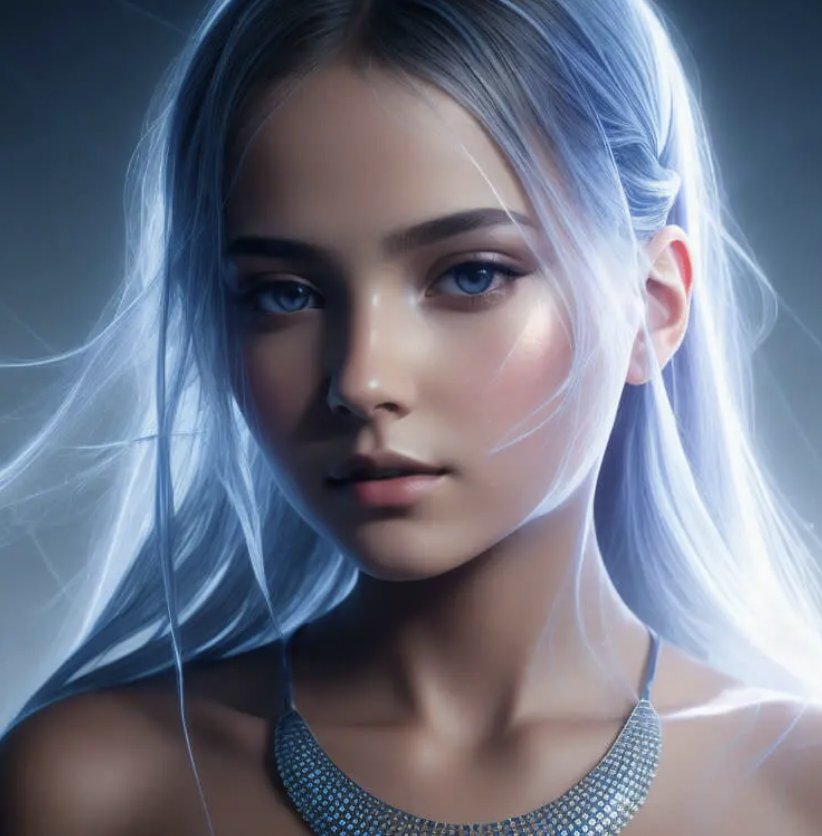
#> input picture todoapp/aaaa.png, 822 x 836 px
$ python image_process.py
#> lines starting #> are read from the running program, lines starting #| are printed output that depends on the picture; after the words box and inside, x2 and y2 are one past the last pixel; in counts of white or black regions, pixels touching at a corner belong together
import cv2
import numpy as np

# Step 1: Load the image
image_path = "aaaa.png"

img = cv2.imread(image_path)
#> img is the input picture: shape (836, 822, 3); mean B, G, R 131.9, 115.5, 110

# Step 2: Convert the image to grayscale
gray_img = cv2.cvtColor(img, cv2.COLOR_BGR2GRAY)
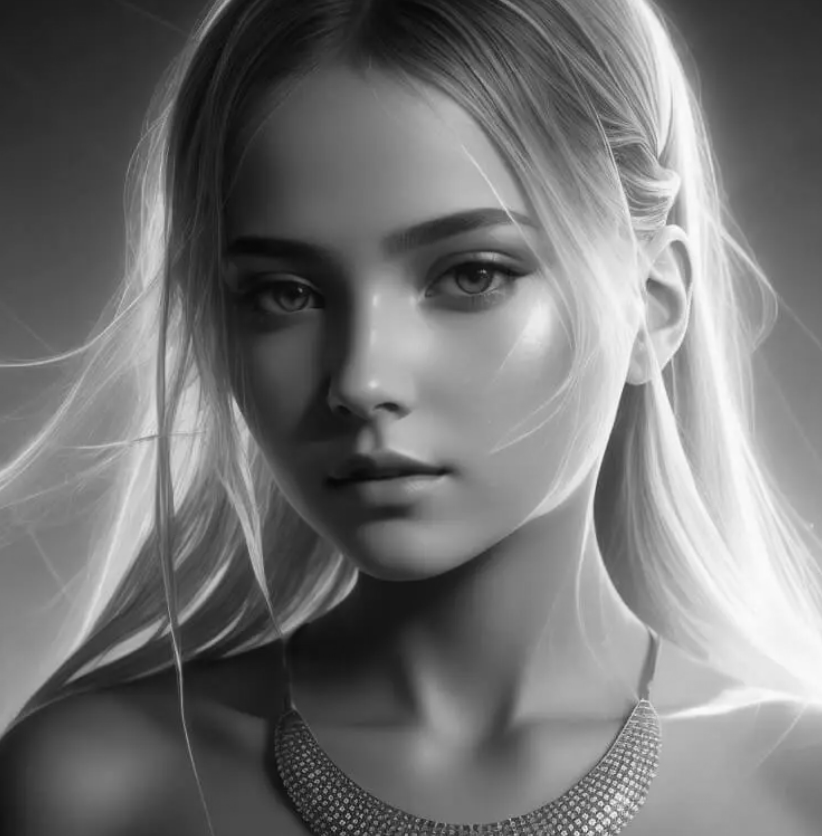
#> gray_img: shape (836, 822); min 7, max 255, mean 115.8


height, width = gray_img.shape
#> height = 836; width = 822
center_x, center_y = width // 2, height // 2
#> center_x = 411; center_y = 418
radius = min(center_x, center_y)  # Using the smaller dimension for radius
#> radius = 411

mask = np.zeros((height, width), np.uint8)
cv2.circle(mask, (center_x, center_y), radius, (255, 255, 255), -1)
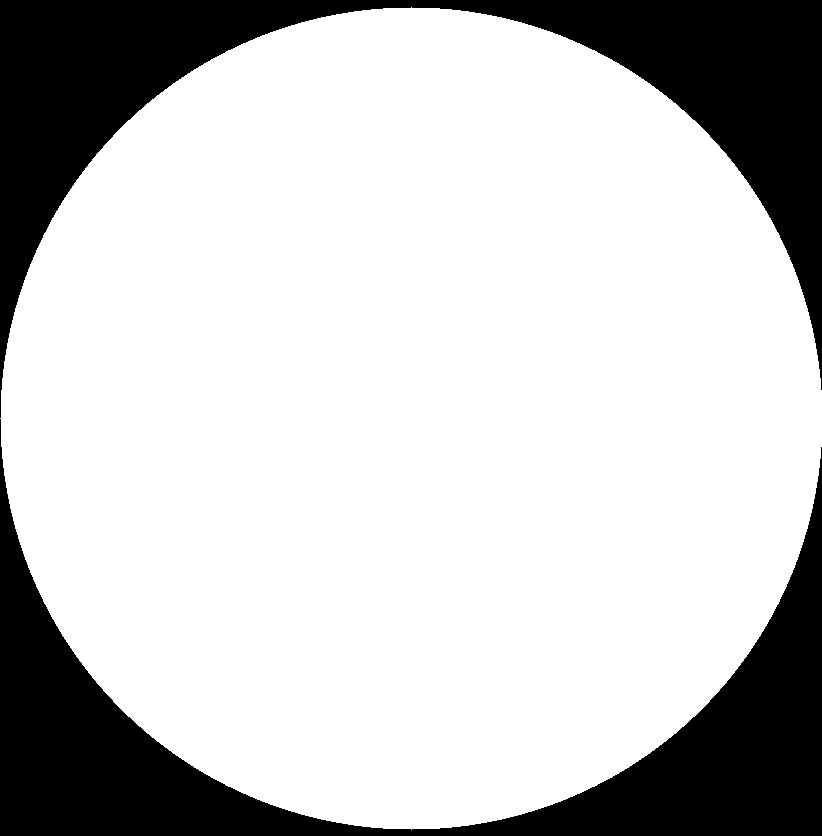
#> mask: shape (836, 822); 77.2% white; 2 black regions, box (x1, y1, x2, y2) and area: (0, 0, 822, 418) 78705, (0, 419, 822, 836) 77883


# # Step 4: Use the mask to keep only the circular part of the image
circular_gray_img = cv2.bitwise_and(gray_img, gray_img, mask=mask)
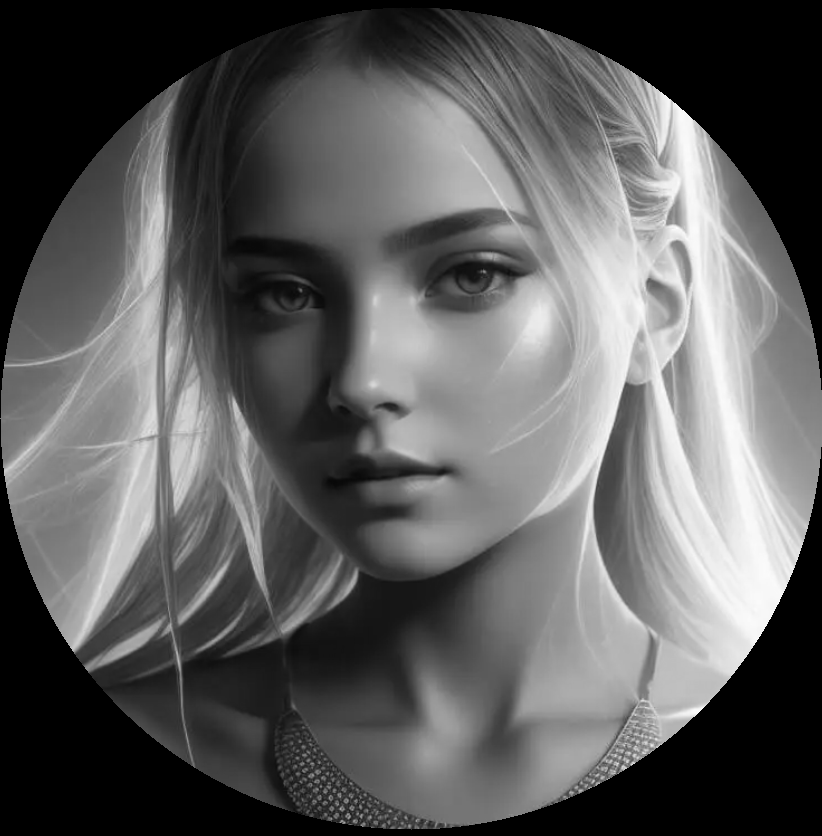
#> circular_gray_img: shape (836, 822); min 0, max 255, mean 92.8


cv2.imwrite("final.png", circular_gray_img)
# Display the result
cv2.imshow("Circular Grayscale Image", circular_gray_img)
cv2.waitKey(0)
cv2.destroyAllWindows()
